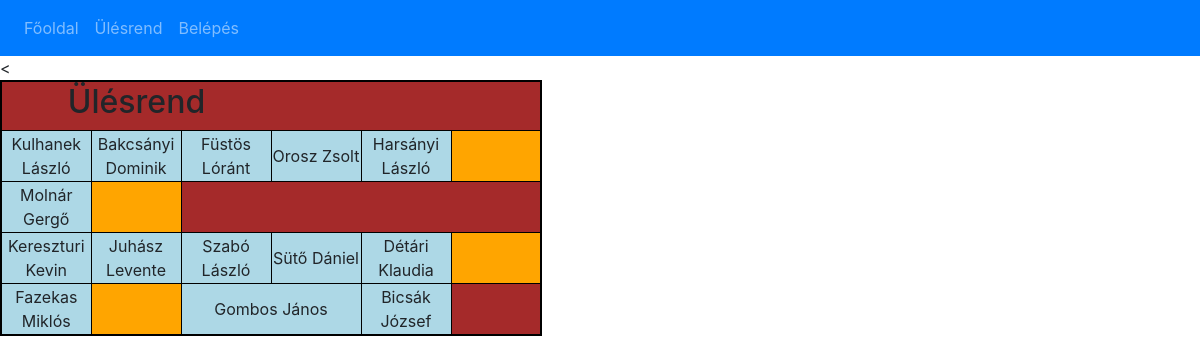
Screenshot of /index.php?page=ulesrend with the database file from the repository.
### tables this page shows
CREATE TABLE `ulesrend` (
  `id` int(10) NOT NULL,
  `nev` varchar(100) DEFAULT NULL,
  `sor` tinyint(3) UNSIGNED NOT NULL,
  `oszlop` tinyint(3) UNSIGNED NOT NULL,
  `jelszo` varchar(35) DEFAULT NULL,
  `felhasznalonev` varchar(35) DEFAULT NULL
);

### model/Hianyzo.php (called while the page is built, shortened)
<?php
require_once 'Kijeloltfelhasznalok.php';
?>

### controller/ulesrend.php (called while the page is built, shortened)
<?php
require 'model/Hianyzo.php';
$tanar = 17;
$tanuloIdk = $tanulo->tanulokListaja($conn);
include 'view/ulesrend.php';

### model/ulesrend.php (called while the page is built, shortened)
<?php
class ulesrend {
    private $nev;
    private $sor;
    public function set_user($id, $conn) {
        $sql = "SELECT id, nev, sor, oszlop, jelszo, felhasznalonev FROM ulesrend";
        $sql .= " WHERE id = $id ";
        $result = $conn->query($sql);
        if($conn->query($sql)){
        if($result->num_rows > 0){
            $row = $result->fetch_assoc();
            $this->nev = $row['nev'];
            $this->sor = $row['sor'];
        }
    }
    else {
        echo "Error: " . $sql . "<br>" . $conn->error;
    }
}
    public function get_nev() {
        return $this->nev;
    }
    public function get_sor() {
        return $this->sor;
    }
     public function tanulokListaja($conn){
  $lista= array();
  $sql = "SELECT id FROM ulesrend";
  if($result = $conn->query($sql)){
if($result->num_rows>0){
    while($row = $result->fetch_assoc()){
        $lista[] = $row['id'];
    }
}
  }
  return $lista;
}
}
?>

### view/ulesrend.php (the view, shortened to what this page needs)
		<table>
			<tr>
				<th colspan="3">
					<h2>Ülésrend</h2>
				</th>
				<th colspan="3">
				</th>
			</tr>
				<?php
				if ($tanuloIdk) {
					$sor = 0;
					foreach($tanuloIdk as $row) {
						$tanulo->set_user($row, $conn);
						if($tanulo->get_sor() != $sor) {
							if($sor != 0) echo '</tr>';
							echo '<tr>';
							$sor = $tanulo->get_sor();
						}
						if(!$tanulo->get_nev()) echo '<td class="empty"></td>';
						else {
							$plusz = '';
							if($row == $tanar) $plusz .=  ' colspan="2"';
							echo "<td".$plusz.">" . $tanulo->get_nev();
							echo "</td>";
						}
					}
				}
				else {
					echo "0 results";
				}
				?>
		</table>
	</body>
</html>

### includes/htmlheader.inc.php (shortened to what this page needs)
<!doctype html>
<html lang="hu">
<head>
    <link rel="stylesheet" type="text/css" href="css/style.css">
    <link rel="stylesheet" href="https://maxcdn.bootstrapcdn.com/bootstrap/4.0.0/css/bootstrap.min.css">
</head>

### index.php (shortened to what this page needs)
<?php
require 'includes/db.inc.php';
require 'model/ulesrend.php';
$tanulo = new ulesrend;
$page ='index';
    if(!empty($_SESSION["id"])) {
    $szoveg = $_SESSION["nev"].": Kilépés";
    $action = "kilepes";
    } else {
            $szoveg = "Belépés";
            $action = "belepes";
           }
if(isset($_REQUEST['page'])){
  if(file_exists('controller/'.$_REQUEST['page'].'.php')){
          $page =$_REQUEST['page'];
  }
}
$menupontok = array('index' => "Főoldal", 'ulesrend' => "Ülésrend", 'felhasznalo' => $szoveg);
include 'includes/htmlheader.inc.php';
?>
<body>
  <?php
  include 'includes/menu.inc.php';
include 'controller/'.$page.'.php';
?>
</body>
</html>

### includes/menu.inc.php (shortened to what this page needs)
<nav class="navbar navbar-expand-lg navbar-dark bg-primary">
  <div class="collapse navbar-collapse" id="navbarNav">
    <ul class="navbar-nav">
      <?php
        foreach($menupontok as $key => $value) {
            $active = '';
            if($key == 'felhasznalo') $key.='&action='.$action;
            ?>
            <li class="nav-item<?php echo $active; ?>">
                <a class="nav-link" href="index.php?page=<?php echo $key; ?>"><?php echo $value; ?></a>
            </li>
            <?php
        }
      ?>
    </ul>
  </div>
</nav>

### css/style.css (style rules this page uses)
table { background-color: brown; text-align: center; height: auto; border: 2px solid black; }
tr { border: 1px solid black; }
td { background-color: lightblue; border: 1px solid black; width: 90px; height: 50px; }
.empty { background-color: orange; }

### rows the page displays
ulesrend: nev "Kulhanek László"
ulesrend: nev "Bakcsányi Dominik"
ulesrend: nev "Füstös Lóránt"
ulesrend: nev "Orosz Zsolt"
ulesrend: nev "Harsányi László"
ulesrend: nev "Molnár Gergő"
ulesrend: nev "Kereszturi Kevin"
ulesrend: nev "Juhász Levente"
ulesrend: nev "Szabó László"
ulesrend: nev "Sütő Dániel"
ulesrend: nev "Détári Klaudia"
ulesrend: nev "Fazekas Miklós"
ulesrend: nev "Gombos János"
ulesrend: nev "Bicsák József"

### other values shown
$value "Főoldal"
$value "Ülésrend"
$value "Belépés"
